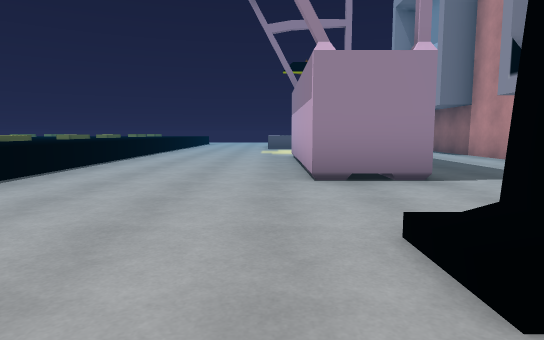
View 1 (above)

22 first-person views from a walk through a scene from a Unity 3-D project. The camera is 1.2 m above the floor, tilts 6° down and sees 75° across. The floor is counted in squares, 2 m on a side. Each view is taken from the middle of a square. On the plan, view 1 faces up. The plan holds only what a view shows up to about 10 squares ahead; the rest is blank. The place goes on beyond the plan.

View 2
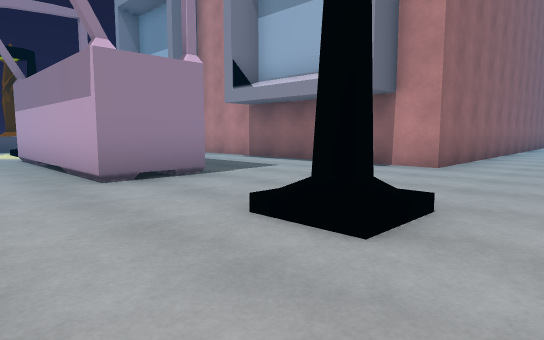

View 3
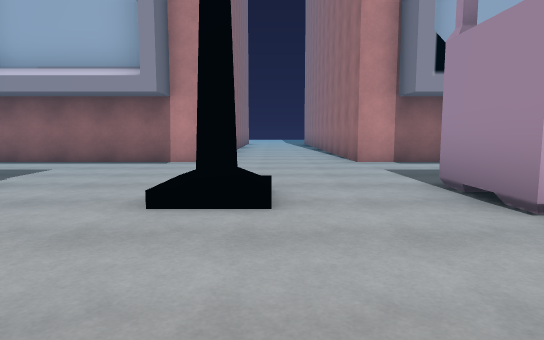

View 4
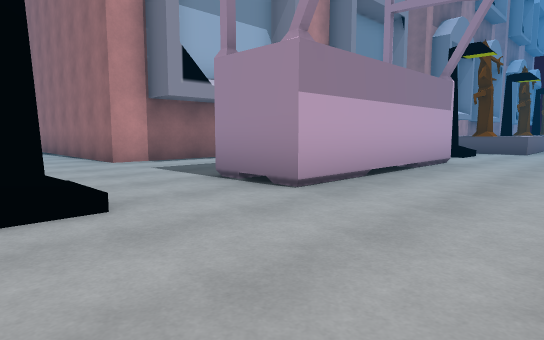

View 5
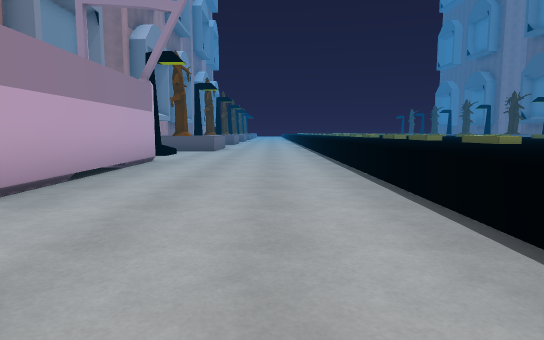

View 6
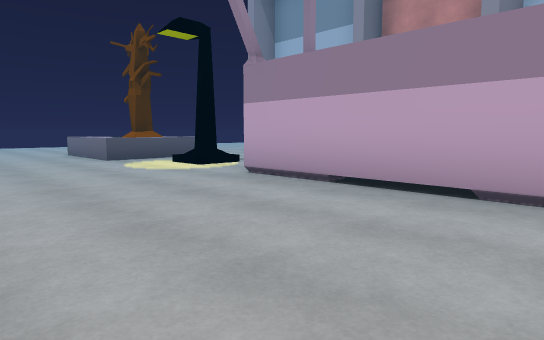

View 7
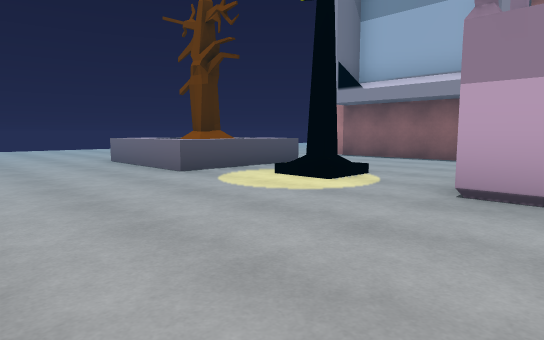

View 8
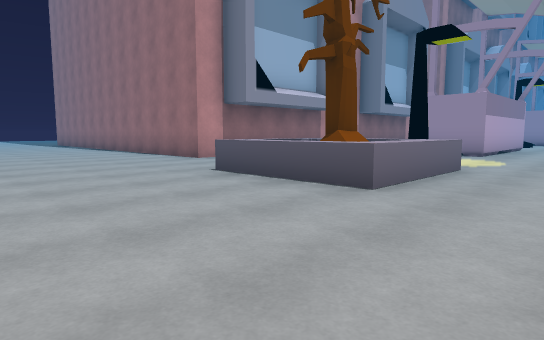

View 9
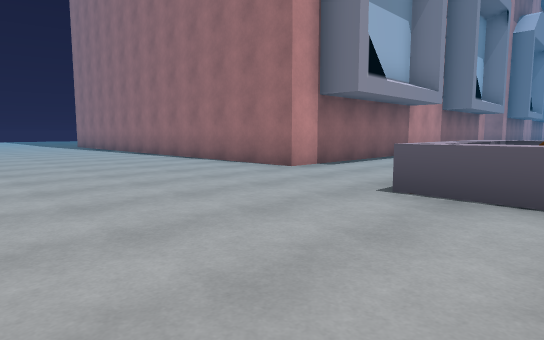

View 10
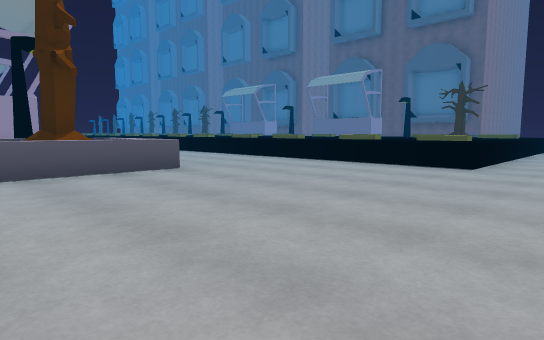

View 11
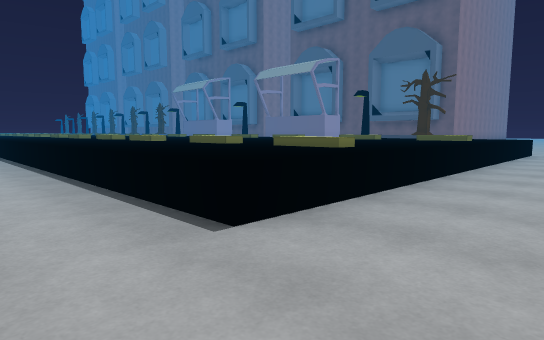

View 12
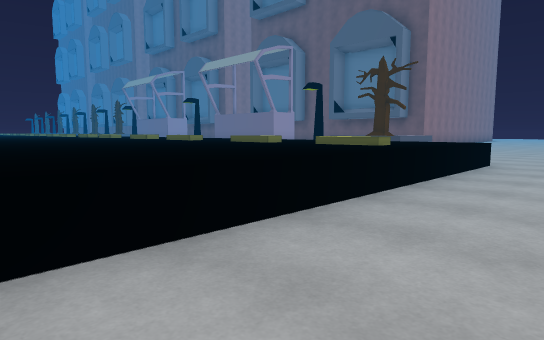

View 13
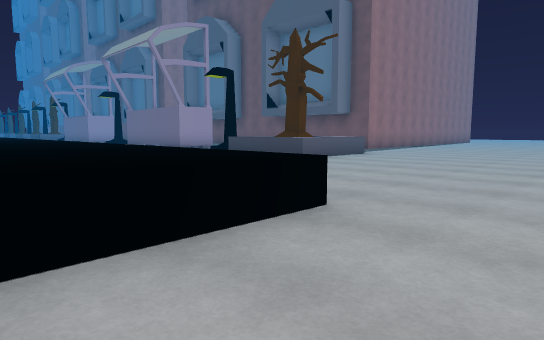

View 14
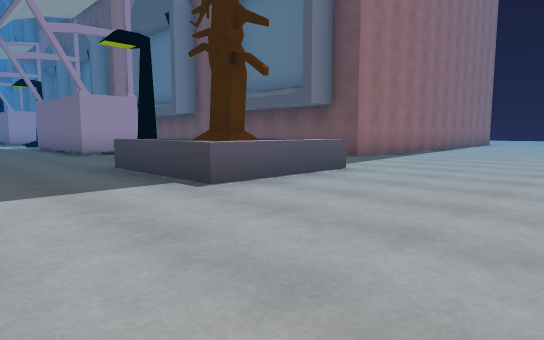

View 15
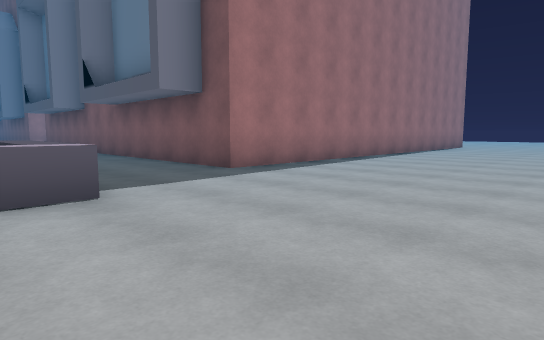

View 16
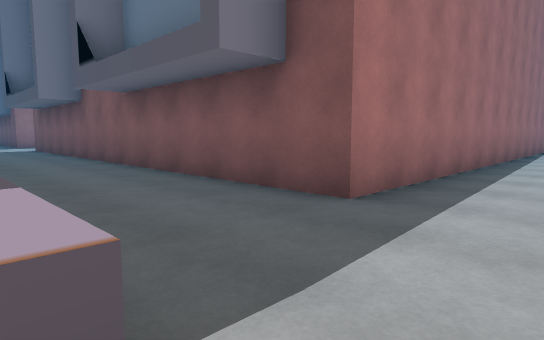

View 17
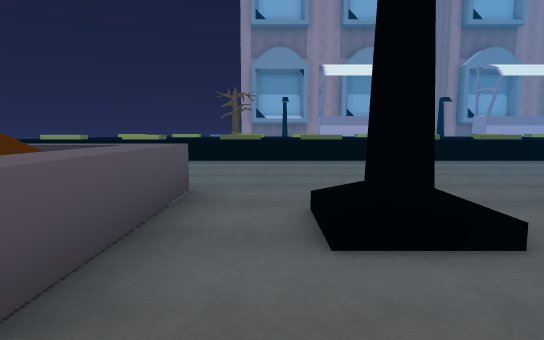

View 18
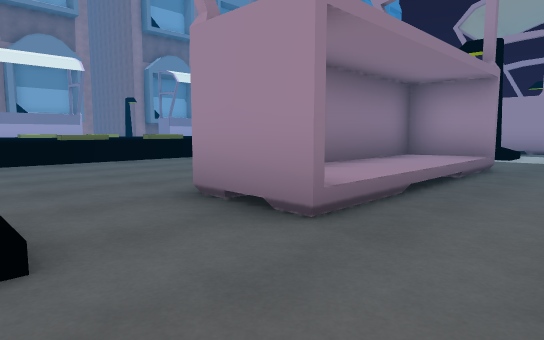

View 19
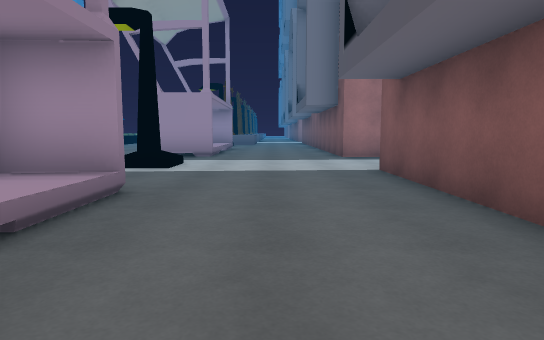

View 20
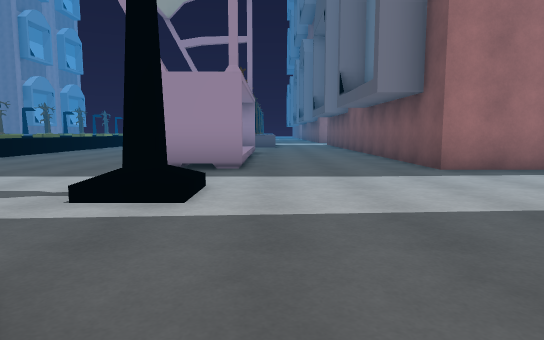

View 21
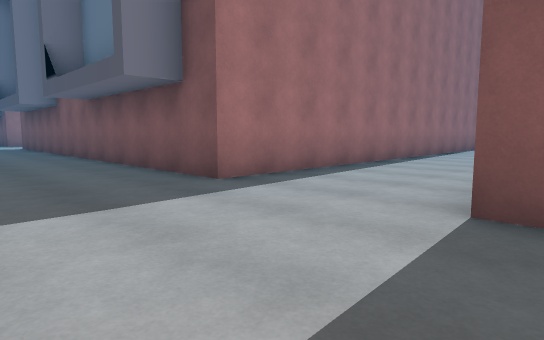

View 22
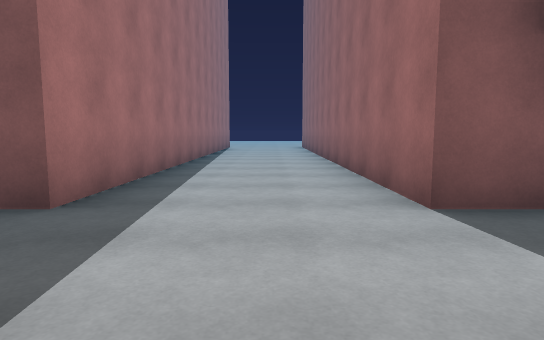

### Floor plan
Key: @ floor where view 1 was taken; # wall or solid block; . main floor; : floor 0.5 m higher than the main floor; / step, stairs or slope; ^ raised ledge; O other object.
Columns run from 30 left of view 1 to 12 right of it. Each row starts with its distance up from view 1.
 21                ...................
 20          .........................
 19        ..........^^^^^^^^^^.........
 18  ...............  ^^^   ^^ ...............
 17 ................ ^^^^   ^^ ................
 16 ................ ^^^^   ^^^................
 15 ..........OOO... ^^^    ^ ^...OOO.........
 14 OOOOOOOO..OOO....^^^      ^...OOO...OOOOOO
 13        O..OOO....^^^^^^^^^^...OOO...O
 12        O.........^^^^^^^^^^.........O
 11        O...O.....^^^ ^^ ^^^....O....O
 10        O.........^^^  ^ ^ ^.........O
  9        O...##....^^^^   ^^^....## ..O
  8        O...:#....^^^    ^^^....#  ..O
  7        O...:#. ..^^^     ^^....# ...O
  6        O...:#   .^^^       ....# ...O
  5        O...:#      ^       ....#/...O
  4        O...##              ....##...O
  3 OOOOOOOO.....              .........OOOOOOO
  2 ..............              ..............
  1 ...........O..             ....O........
  0 ...............            ...@........
 -1 OOOOOOOO...##...           ....##...OOOOO
 -2        O...: ....          ....# ...O
 -3        O...: ....          ....#   .O
 -4        O...:  ...^      ^  ....#    O
 -5        O...    ..^     ^^  ....#    O

Positions as (right, up) in squares from view 1, and headings:
1: (0, 0), facing up
2: (-1, 0), facing up-right
3: (-2, 1), facing right
4: (-2, 2), facing down-right
5: (-2, 2), facing down
6: (-3, 5), facing up-right
7: (-3, 8), facing up-right
8: (-2, 19), facing down-right
9: (1, 19), facing down-right
10: (3, 21), facing down-left
11: (-2, 21), facing down-left
12: (-6, 21), facing down-left
13: (-11, 21), facing down-left
14: (-15, 19), facing down-left
15: (-19, 19), facing down-left
16: (-20, 16), facing down-left
17: (-21, 12), facing right
18: (-21, 11), facing down-right
19: (-21, 8), facing down
20: (-20, 5), facing down
21: (-20, 3), facing down-left
22: (-20, 1), facing left
